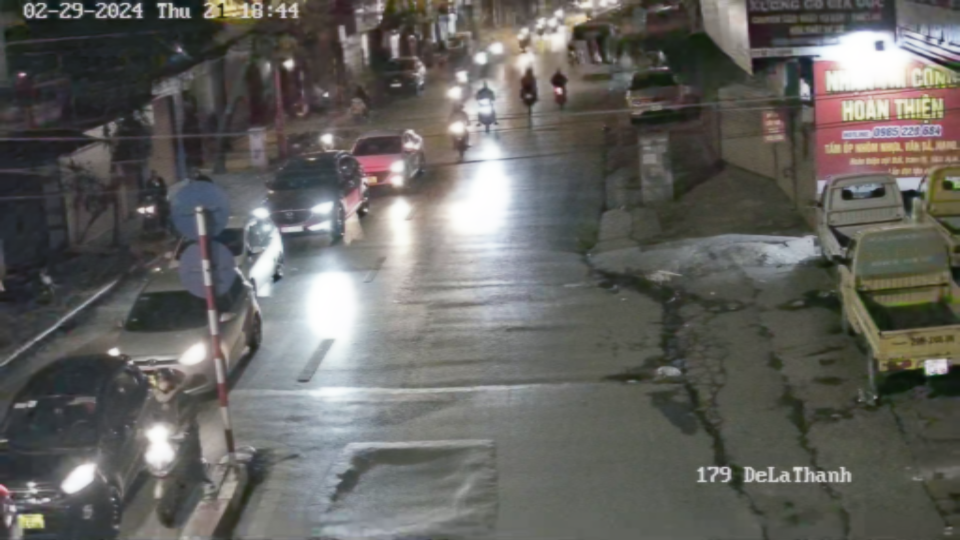
#> input picture shadow_remove/sample/frame_11.png, 1920 x 1080 px (shown at 1/2 size); its folder holds only this picture in this run
$ python p_low-light_dehaze.py   (older library calls are emulated)
#> lines starting #> are read from the running program, lines starting #| are printed output that depends on the picture
import cv2;
import math;
import numpy as np;
from time import time
# import time
import os
import random

def DarkChannel(im,sz):
    b,g,r = cv2.split(im)
    dc = cv2.min(cv2.min(r,g),b);
    kernel = cv2.getStructuringElement(cv2.MORPH_RECT,(sz,sz))
    dark = cv2.erode(dc,kernel)
    return dark

def AtmLight(im,dark):
    [h,w] = im.shape[:2]
    imsz = h*w
    numpx = int(max(math.floor(imsz/1000),1))
    darkvec = dark.reshape(imsz);
    imvec = im.reshape(imsz,3);

    indices = darkvec.argsort();
    indices = indices[imsz-numpx::]

    atmsum = np.zeros([1,3])
    for ind in range(1,numpx):
       atmsum = atmsum + imvec[indices[ind]]

    A = atmsum / numpx;
    return A

def TransmissionEstimate(im,A,sz):
    omega = 0.95;
    im3 = np.empty(im.shape,im.dtype);

    for ind in range(0,3):
        im3[:,:,ind] = im[:,:,ind]/A[0,ind]

    transmission = 1 - omega*DarkChannel(im3,sz);
    return transmission

def Guidedfilter(im,p,r,eps):
    mean_I = cv2.boxFilter(im,cv2.CV_64F,(r,r));
    mean_p = cv2.boxFilter(p, cv2.CV_64F,(r,r));
    mean_Ip = cv2.boxFilter(im*p,cv2.CV_64F,(r,r));
    cov_Ip = mean_Ip - mean_I*mean_p;

    mean_II = cv2.boxFilter(im*im,cv2.CV_64F,(r,r));
    var_I   = mean_II - mean_I*mean_I;

    a = cov_Ip/(var_I + eps);
    b = mean_p - a*mean_I;

    mean_a = cv2.boxFilter(a,cv2.CV_64F,(r,r));
    mean_b = cv2.boxFilter(b,cv2.CV_64F,(r,r));

    q = mean_a*im + mean_b;
    return q;

def TransmissionRefine(im,et):
    gray = cv2.cvtColor(im,cv2.COLOR_BGR2GRAY);
    # gray = np.float64(gray)/255;
    gray = gray/255
    r = 60;
    eps = 0.0001;
    t = Guidedfilter(gray,et,r,eps);

    return t;

def Recover(im,t,A,tx = 0.1):
    res = np.empty(im.shape,im.dtype);
    t = cv2.max(t,tx);

    for ind in range(0,3):
        res[:,:,ind] = (im[:,:,ind]-A[0,ind])/t + A[0,ind]

    return res

def dehaze(src):
    I = src/255
    time0 = time()
    dark = DarkChannel(I,15)
    # time1 = time()
    # print("DarkChannel time: %.2f" % (time1-time0))

    A = AtmLight(I,dark)
    # time2 = time()
    # print("Atmlight time: %.2f" % (time2-time1))

    te = TransmissionEstimate(I,A,15)
    # time3 = time()
    # print("Transmission estimate time: %.2f" % (time3-time2))

    t = TransmissionRefine(src,te)
    # time4 = time()
    # print("Transmission Refine time: %.2f" % (time4-time3))

    J = Recover(I,t,A,0.1)
    # time5 = time()
    # print("Recovery time: %.2f" % (time5-time4))


    J = J*255
    J[J>255] = 255
    J[J<0] = 0
    return J.astype(np.uint8)

def lowlight_enhance(src):
    # start = time()
    src = 255-src
    src = dehaze(src)
    src = 255-src
    # print(f"Enhance time: %.2f" % (time()-start))
    return src

def median_blur(frame):
    return cv2.medianBlur(frame,3)

def gaussian_blur(frame):
    return cv2.GaussianBlur(frame,(5,5),0)

def sharpen(frame):
    return 2*frame - gaussian_blur(frame)

# [67 lines left out: functions he, lowlight_enhance_me, dehaze_me, sp_noise, not called in this run]

if __name__ == '__main__':
    # [4 lines of commented-out code are left out]


    sample_dir = '../sample/'


    result_dir = '../res/delight_iamges/'

    total_time = 0

    for filename in os.listdir(sample_dir):
        if filename.endswith('.jpg') or filename.endswith('.png'):

            img = cv2.imread(os.path.join(sample_dir, filename))
#> img is the input picture: shape (1080, 1920, 3); mean B, G, R 94.6, 98.4, 99.5
            start_time = time()

            img = dehaze(img)
#> in DarkChannel, `dark = cv2.erode(dc,kernel)`:
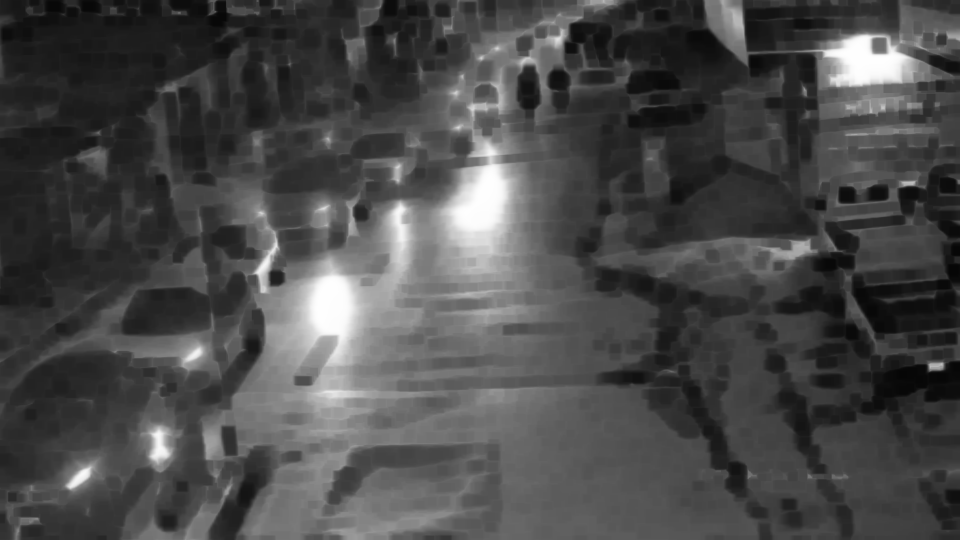
#> dark: shape (1080, 1920) float64 (shown at 1/2 size); min 0.0235, max 0.996, mean 0.289
#> in AtmLight, `indices = indices[imsz-numpx::]`: indices = 2073 values, max 1191039 at index 189, min 166836 at index 409, mean 734841.7
#> the loop in AtmLight, `for ind in range(1,numpx):` made 2072 passes
#> atmsum on passes 1 to 3: [[0.996, 0.996, 1]], [[1.99, 1.99, 2]], [[2.99, 2.99, 3]]
#> after the loop in AtmLight, `for ind in range(1,numpx):`: atmsum = [[2068, 2066.5, 2071.4]]
#> in AtmLight, `A = atmsum / numpx;`: A = [[0.998, 0.997, 0.999]]
#> in Guidedfilter, `mean_a = cv2.boxFilter(a,cv2.CV_64F,(r,r));`:
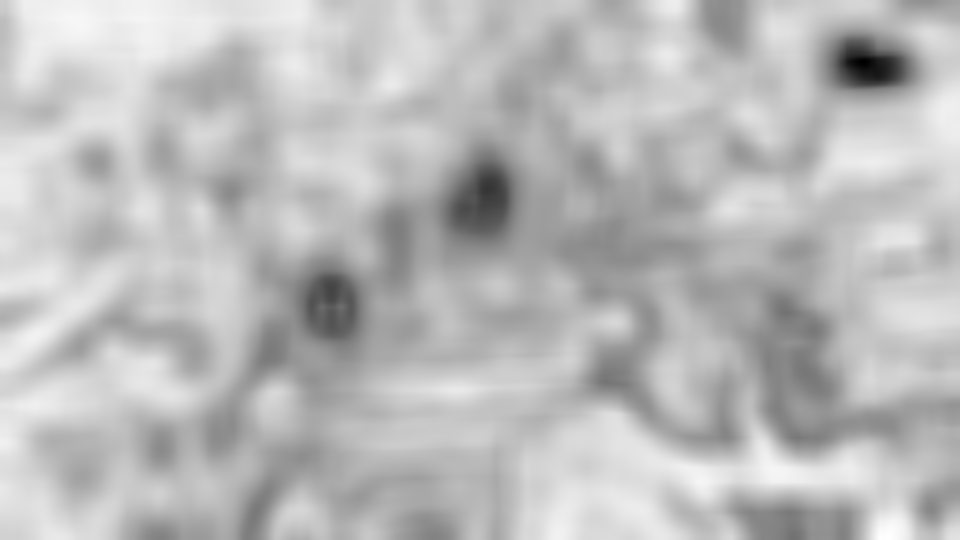
#> mean_a: shape (1080, 1920) float64 (shown at 1/2 size); min -1.98, max 0.0314, mean -0.508; drawn with min black and max white
#> in Guidedfilter, `mean_b = cv2.boxFilter(b,cv2.CV_64F,(r,r));`:
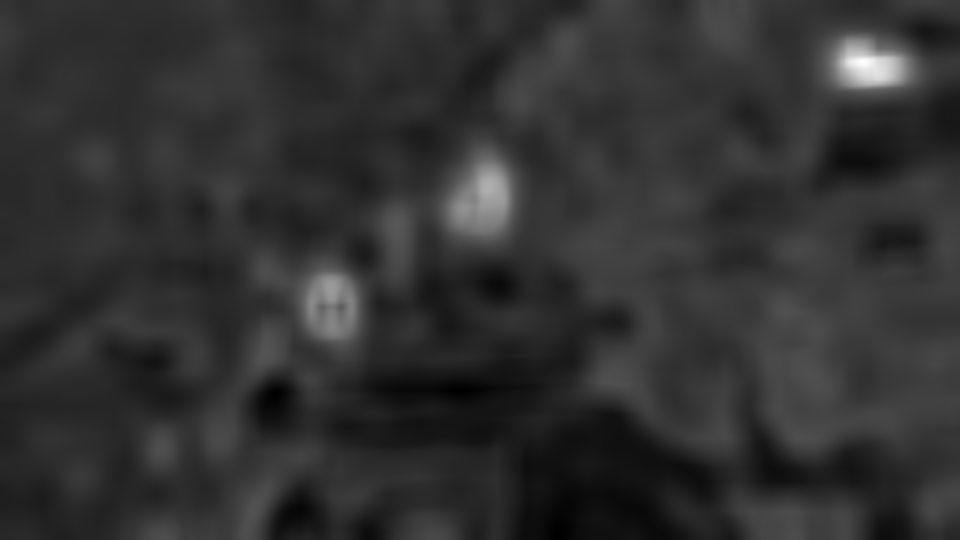
#> mean_b: shape (1080, 1920) float64 (shown at 1/2 size); min 0.672, max 2.06, mean 0.942; drawn with min black and max white
#> in Guidedfilter, `q = mean_a*im + mean_b;`:
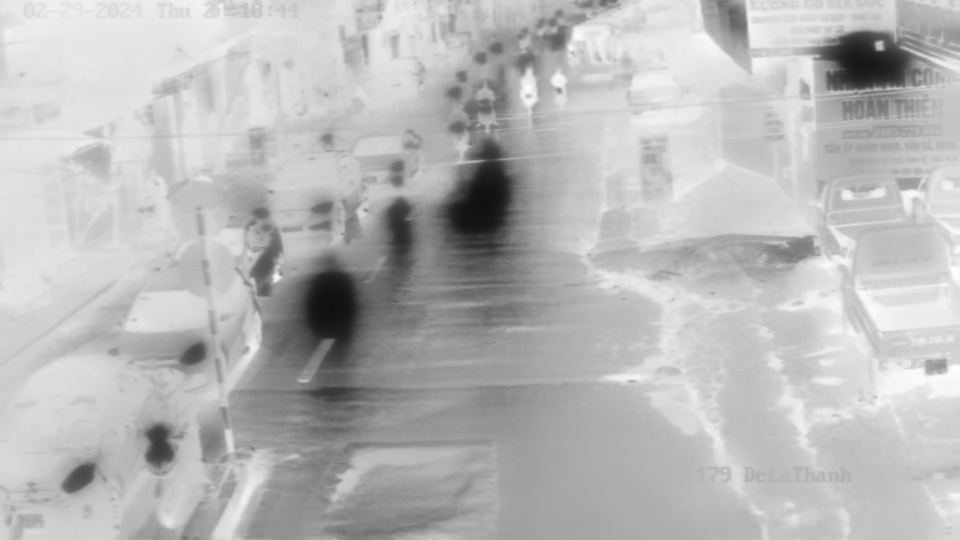
#> q: shape (1080, 1920) float64 (shown at 1/2 size); min 0.0652, max 0.995, mean 0.725
#> after the loop in Recover, `for ind in range(0,3):`:
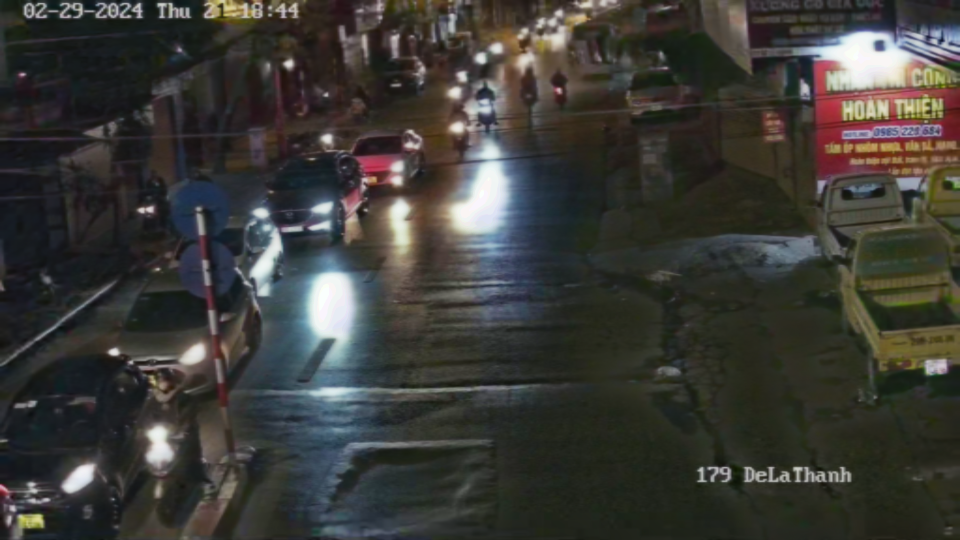
#> res: shape (1080, 1920, 3) float64 (shown at 1/2 size); mean B, G, R 0.164, 0.183, 0.186; drawn with min black and max white
            img = lowlight_enhance(img)
#> call 3 of DarkChannel, with sz = 15
#> in DarkChannel (call 3), `dark = cv2.erode(dc,kernel)`:
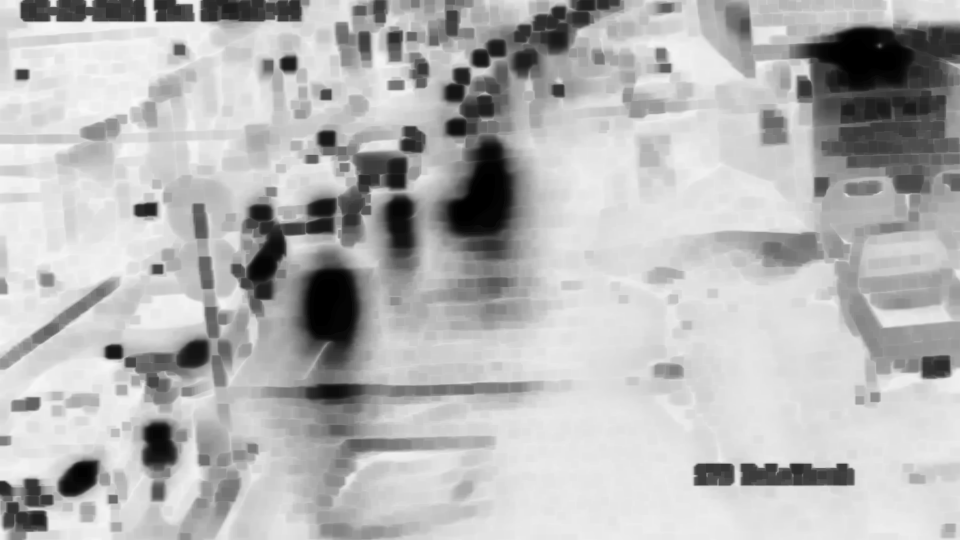
#> dark: shape (1080, 1920) float64 (shown at 1/2 size); min 0, max 0.976, mean 0.713
#> the loop in AtmLight (call 2), `for ind in range(1,numpx):` made 2072 passes
#> atmsum on passes 1 to 3: [[0.973, 0.965, 0.988]], [[1.95, 1.93, 1.98]], [[2.92, 2.89, 2.96]]
#> call 2 of TransmissionEstimate, with A = array of shape (1, 3), sz = 15
#> in TransmissionEstimate (call 2), `transmission = 1 - omega*DarkChannel(im3,sz);`:
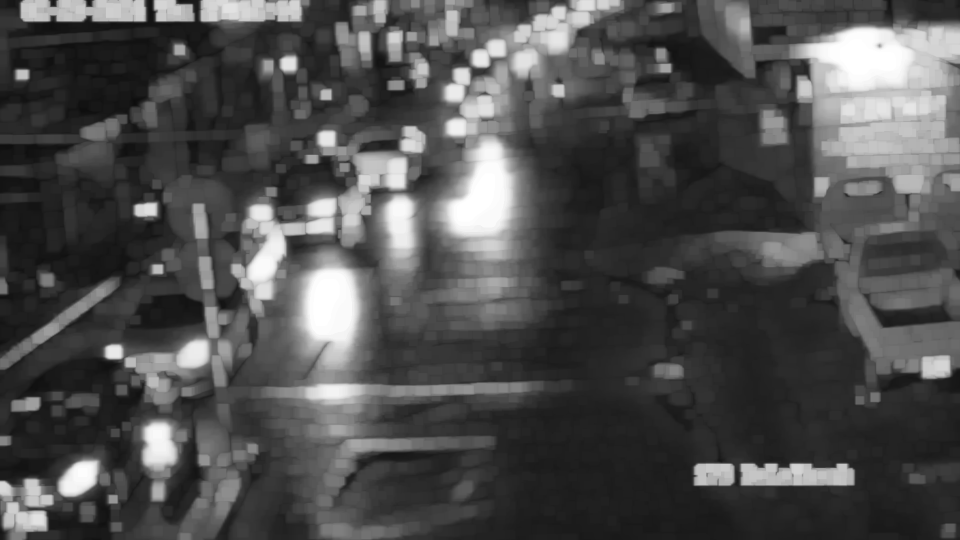
#> transmission: shape (1080, 1920) float64 (shown at 1/2 size); min 0.0508, max 1, mean 0.308
            # g_blur = cv2.GaussianBlur(img, (9,9), 0)
            # img = cv2.addWeighted(img,2.5, g_blur, -1.5, -20)
            end_time = time()
            elapsed_time = end_time - start_time
            total_time += elapsed_time

            cv2.imwrite(os.path.join(result_dir, filename), img)

    average_time = total_time / len(os.listdir(sample_dir))
    print(f"Thời gian trung bình: {average_time} giây")
